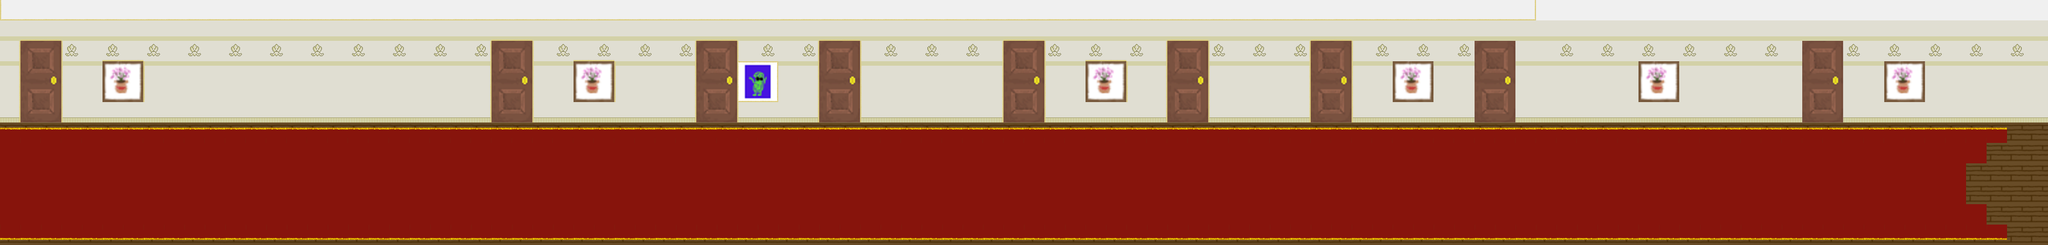

Rendered tile map (Tiled .tmx) drawn with the repository's tilesets; below, a short description and the map source with its tile grids summarised:
An orthogonal 100x12 tile map with 32x32 px tiles, 2 tile layers (Tile Layer 1, Tile Layer 2), 3 tilesets and 28 objects.

<map version="1.0" orientation="orthogonal" renderorder="right-down" width="100" height="12" tilewidth="32" tileheight="32" nextobjectid="217">
 <tileset firstgid="1" name="FLOOR THINGS " tilewidth="32" tileheight="32" tilecount="784" columns="28">
  <image source="combined tiles.png" width="900" height="900" />
 </tileset>
 <tileset firstgid="785" name="TO THE WINDOW -- TO THE WALL" tilewidth="32" tileheight="32" tilecount="16" columns="4">
  <image source="combined walls.png" width="128" height="128" />
  <terraintypes>
   <terrain name="New Terrain" tile="-1" />
  </terraintypes>
 </tileset>
 <tileset firstgid="801" name="EXTRA" tilewidth="32" tileheight="32" tilecount="1419" columns="43">
  <image source="combined extra.png" width="1388" height="1082" />
 </tileset>
 <layer name="Tile Layer 1" width="100" height="12">
  <data>[1200 cells, 1200 non-empty, 24 distinct tile ids]</data>
 </layer>
 <layer name="Tile Layer 2" width="100" height="12">
  <data>[1200 cells, 177 non-empty, 5 distinct tile ids]</data>
 </layer>
 <objectgroup color="#ff0000" name="fire">
  <object id="143" x="1056" y="216">
   <ellipse />
  </object>
  <object id="144" x="1040" y="352">
   <ellipse />
  </object>
  <object id="145" x="1048" y="288">
   <ellipse />
  </object>
  <object id="200" x="1992" y="232">
   <ellipse />
  </object>
  <object id="201" x="2080" y="256">
   <ellipse />
  </object>
  <object id="202" x="2080" y="304">
   <ellipse />
  </object>
  <object id="207" x="2512" y="248">
   <ellipse />
  </object>
  <object id="208" x="2784" y="272">
   <ellipse />
  </object>
  <object id="209" x="2672" y="344">
   <ellipse />
  </object>
  <object id="210" x="2608" y="312">
   <ellipse />
  </object>
  <object id="214" x="2960" y="248">
   <ellipse />
  </object>
  <object id="215" x="2816" y="352">
   <ellipse />
  </object>
 </objectgroup>
 <objectgroup color="#ce6700" name="debris">
  <object id="191" x="1840" y="224">
   <ellipse />
  </object>
  <object id="192" x="1768" y="272">
   <ellipse />
  </object>
  <object id="193" x="1808" y="304">
   <ellipse />
  </object>
  <object id="194" x="1856" y="344">
   <ellipse />
  </object>
  <object id="195" x="2248" y="224">
   <ellipse />
  </object>
  <object id="196" x="2312" y="264">
   <ellipse />
  </object>
  <object id="197" x="2256" y="320">
   <ellipse />
  </object>
  <object id="198" x="2192" y="296">
   <ellipse />
  </object>
  <object id="199" x="2312" y="336">
   <ellipse />
  </object>
  <object id="205" x="2000" y="312">
   <ellipse />
  </object>
  <object id="206" x="1976" y="240">
   <ellipse />
  </object>
  <object id="211" x="2688" y="264">
   <ellipse />
  </object>
  <object id="212" x="2488" y="336">
   <ellipse />
  </object>
  <object id="213" x="2912" y="328">
   <ellipse />
  </object>
 </objectgroup>
 <objectgroup color="#00aa00" name="end">
  <object id="184" x="3040" y="288">
   <ellipse />
  </object>
 </objectgroup>
 <objectgroup name="streetbound">
  <object id="142" x="-1" y="193">
   <polyline points="0,0 0,188 3193,189 3193,-3 2.66083,-2" />
  </object>
 </objectgroup>
</map>
